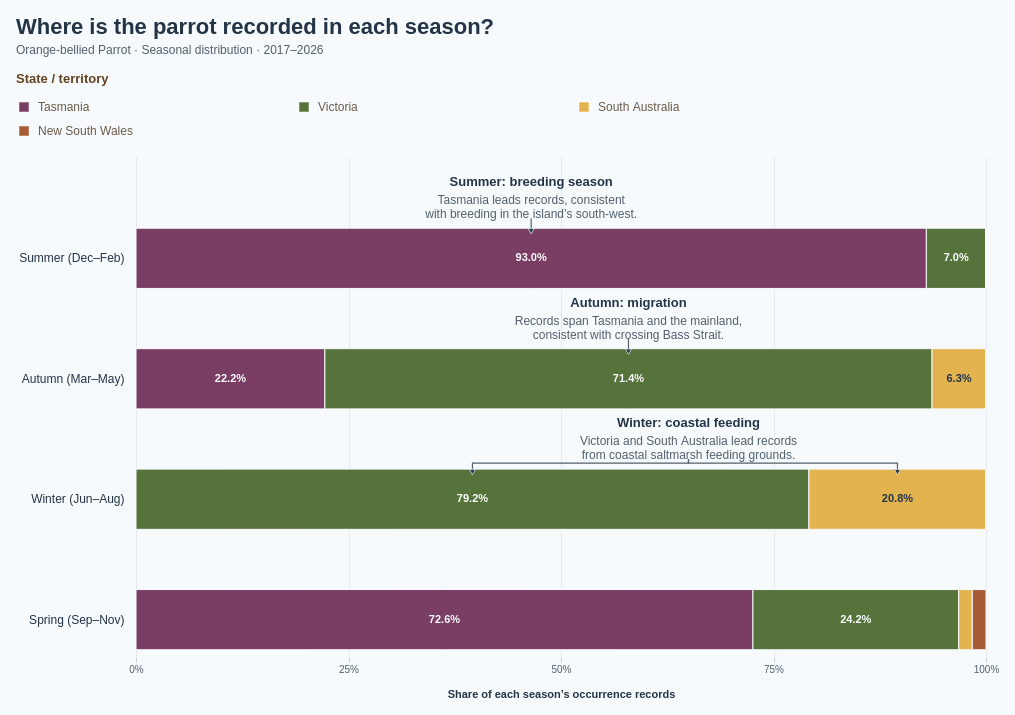

The Vega-Lite source for this figure:
### Vega specification from a JSON file in a GitHub repository (floating-point values rounded to 4 significant figures)
{"$schema": "https://vega.github.io/schema/vega/v5.json", "description": "100% stacked seasonal bars showing geographic distribution of Orange-bellied Parrot occurrence records by state. Source: Dataset/orange_bellied_parrot_cleaned.csv (5,942 PRESENT records in the full source; 2,154 in 2017–2026). Use month when present; recover missing months from complete eventDate (0 records recovered; no conflicting months). Exclude 1,948 records without a usable month and 0 additional month-known records without stateProvince. The remaining 206 records have reported years spanning 2017–2026. No coordinate filter or deduplication is applied. Each bar is normalized by its own seasonal total, using stateProvince as supplied. Australian seasons: Summer Dec–Feb, Autumn Mar–May, Winter Jun–Aug, Spring Sep–Nov. Seasonal shares describe occurrence recording, not abundance or tracked migration. Highlighting does not change counts or denominators. Pointing annotations above the seasonal bars relate the observed summer-to-winter shift to the documented Orange-bellied Parrot migration cycle; occurrence records alone do not track individual birds. Ecological context: NRE Tasmania, About Orange-bellied Parrots. Uses the 10 most recent available observation years (2017–2026), using year with eventDate fallback, including partial 2026. Year filtering occurs before month/state inclusion and seasonal aggregation.", "width": 850, "height": 500, "padding": 16, "background": "#f7fafc", "title": {"text": "Where is the parrot recorded in each season?", "subtitle": ["Orange-bellied Parrot · Seasonal distribution · 2017–2026"], "anchor": "start", "font": "Arial", "fontSize": 22, "color": "#243447", "subtitleFontSize": 12, "subtitleColor": "#52606d", "offset": 16, "subtitlePadding": 6, "subtitleLineHeight": 16, "fontWeight": "bold", "subtitleFont": "Arial"}, "signals": [{"name": "hoveredRegion", "value": null, "on": [{"events": "@bars:mouseover, @legendSymbols:mouseover, @legendLabels:mouseover", "update": "datum.region"}, {"events": "@bars:mouseout, @legendSymbols:mouseout, @legendLabels:mouseout", "update": "null"}]}, {"name": "selectedRegion", "value": null, "on": [{"events": "@bars:click, @legendSymbols:click, @legendLabels:click", "update": "selectedRegion === datum.region ? null : datum.region"}, {"events": "window:keydown[event.key === 'Escape']", "update": "null"}]}, {"name": "activeRegion", "update": "hoveredRegion != null ? hoveredRegion : selectedRegion"}, {"name": "legendOffset", "value": -120}, {"name": "legendColumnWidth", "value": 280}, {"name": "legendSymbolSize", "value": 100}], "data": [{"name": "regionCounts", "values": [{"season": "Summer", "seasonOrder": 0, "region": "Tasmania", "regionOrder": 0, "count": 53}, {"season": "Summer", "seasonOrder": 0, "region": "Victoria", "regionOrder": 1, "count": 4}, {"season": "Summer", "seasonOrder": 0, "region": "South Australia", "regionOrder": 2, "count": 0}, {"season": "Summer", "seasonOrder": 0, "region": "New South Wales", "regionOrder": 3, "count": 0}, {"season": "Autumn", "seasonOrder": 1, "region": "Tasmania", "regionOrder": 0, "count": 14}, {"season": "Autumn", "seasonOrder": 1, "region": "Victoria", "regionOrder": 1, "count": 45}, {"season": "Autumn", "seasonOrder": 1, "region": "South Australia", "regionOrder": 2, "count": 4}, {"season": "Autumn", "seasonOrder": 1, "region": "New South Wales", "regionOrder": 3, "count": 0}, {"season": "Winter", "seasonOrder": 2, "region": "Tasmania", "regionOrder": 0, "count": 0}, {"season": "Winter", "seasonOrder": 2, "region": "Victoria", "regionOrder": 1, "count": 19}, {"season": "Winter", "seasonOrder": 2, "region": "South Australia", "regionOrder": 2, "count": 5}, {"season": "Winter", "seasonOrder": 2, "region": "New South Wales", "regionOrder": 3, "count": 0}, {"season": "Spring", "seasonOrder": 3, "region": "Tasmania", "regionOrder": 0, "count": 45}, {"season": "Spring", "seasonOrder": 3, "region": "Victoria", "regionOrder": 1, "count": 15}, {"season": "Spring", "seasonOrder": 3, "region": "South Australia", "regionOrder": 2, "count": 1}, {"season": "Spring", "seasonOrder": 3, "region": "New South Wales", "regionOrder": 3, "count": 1}], "transform": [{"type": "joinaggregate", "groupby": ["season"], "fields": ["count"], "ops": ["sum"], "as": ["total"]}, {"type": "formula", "expr": "datum.count / datum.total", "as": "share"}, {"type": "stack", "groupby": ["season"], "field": "count", "sort": {"field": "regionOrder", "order": "ascending"}, "offset": "normalize", "as": ["x0", "x1"]}]}, {"name": "seasonTotals", "source": "regionCounts", "transform": [{"type": "aggregate", "groupby": ["season", "seasonOrder"], "fields": ["count"], "ops": ["sum"], "as": ["total"]}]}, {"name": "regions", "values": [{"region": "Tasmania", "order": 0}, {"region": "Victoria", "order": 1}, {"region": "South Australia", "order": 2}, {"region": "New South Wales", "order": 3}]}, {"name": "seasonInsights", "values": [{"season": "Summer", "heading": "Summer: breeding season", "lines": ["Tasmania leads records, consistent", "with breeding in the island’s south-west."], "position": 0.4649}, {"season": "Autumn", "heading": "Autumn: migration", "lines": ["Records span Tasmania and the mainland,", "consistent with crossing Bass Strait."], "position": 0.5794}, {"season": "Winter", "heading": "Winter: coastal feeding", "lines": ["Victoria and South Australia lead records", "from coastal saltmarsh feeding grounds."], "position": 0.65}]}, {"name": "annotationTargets", "source": "regionCounts", "transform": [{"type": "filter", "expr": "datum.count > 0 && ((datum.season === 'Summer' && datum.region === 'Tasmania') || (datum.season === 'Autumn' && datum.region === 'Victoria') || (datum.season === 'Winter' && (datum.region === 'Victoria' || datum.region === 'South Australia')))"}]}], "scales": [{"name": "x", "type": "linear", "domain": [0, 1], "range": "width", "zero": true, "nice": false}, {"name": "y", "type": "band", "domain": {"data": "seasonTotals", "field": "season", "sort": {"op": "min", "field": "seasonOrder", "order": "ascending"}}, "range": [64, {"signal": "height"}], "paddingInner": 0.5, "paddingOuter": 0.06}, {"name": "color", "type": "ordinal", "domain": ["Tasmania", "Victoria", "South Australia", "New South Wales"], "range": ["#7A3E65", "#56733C", "#E3B34F", "#A65B35"]}], "axes": [{"orient": "bottom", "scale": "x", "title": "Share of each season’s occurrence records", "format": ".0%", "values": [0, 0.25, 0.5, 0.75, 1], "grid": true, "gridColor": "#e3e9ef", "domain": false, "tickColor": "#c9d4df", "labelColor": "#52606d", "titleColor": "#243447", "titlePadding": 14}, {"orient": "left", "scale": "y", "domain": false, "ticks": false, "labelPadding": 12, "labelLimit": 230, "labelFontSize": 12, "labelColor": "#243447", "encode": {"labels": {"update": {"text": {"signal": "datum.value + ' (' + ['Dec–Feb', 'Mar–May', 'Jun–Aug', 'Sep–Nov'][indexof(domain('y'), datum.value)] + ')'"}}}}}], "marks": [{"name": "bars", "type": "rect", "from": {"data": "regionCounts"}, "encode": {"enter": {"cursor": {"value": "pointer"}}, "update": {"x": {"scale": "x", "field": "x0"}, "x2": {"scale": "x", "field": "x1"}, "y": {"scale": "y", "field": "season"}, "height": {"signal": "bandwidth('y')"}, "fill": {"scale": "color", "field": "region"}, "fillOpacity": {"signal": "activeRegion == null || activeRegion === datum.region ? 1 : 0.2"}, "stroke": {"value": "#f7fafc"}, "strokeWidth": {"value": 1}, "tooltip": {"signal": "{'Species': 'Orange-bellied Parrot', 'Season': datum.season, 'State': datum.region, 'Share of seasonal records': format(datum.share, '.1%'), 'State records this season': format(datum.count, ',d'), 'Season total': format(datum.total, ',d'), 'Period': '2017–2026'}"}, "description": {"signal": "datum.season + ', ' + datum.region + ': ' + format(datum.share, '.1%') + ', ' + datum.count + ' records'"}}}}, {"type": "text", "interactive": false, "from": {"data": "regionCounts"}, "encode": {"update": {"x": {"signal": "scale('x', (datum.x0 + datum.x1) / 2)"}, "y": {"scale": "y", "field": "season", "band": 0.5}, "align": {"value": "center"}, "baseline": {"value": "middle"}, "text": {"signal": "datum.share >= 0.05 ? format(datum.share, '.1%') : ''"}, "fontSize": {"value": 11}, "fontWeight": {"value": "bold"}, "fill": {"signal": "datum.region === 'South Australia' ? '#243447' : '#ffffff'"}, "opacity": {"signal": "activeRegion == null || activeRegion === datum.region ? 1 : 0.2"}}}}, {"type": "text", "from": {"data": "seasonTotals"}, "encode": {"update": {"x": {"signal": "width + 12"}, "y": {"scale": "y", "field": "season", "band": 0.5}, "baseline": {"value": "middle"}, "fontSize": {"value": 11}, "fill": {"value": "#52606d"}, "text": {"value": ""}}}}, {"type": "symbol", "name": "legendSymbols", "from": {"data": "regions"}, "encode": {"update": {"x": {"signal": "legendOffset + 8 + (datum.order % 3) * legendColumnWidth"}, "y": {"signal": "-50 + floor(datum.order / 3) * 24"}, "cursor": {"value": "pointer"}, "opacity": {"signal": "activeRegion == null || activeRegion === datum.region ? 1 : 0.3"}, "shape": {"value": "square"}, "size": {"signal": "legendSymbolSize"}, "fill": {"scale": "color", "field": "region"}, "stroke": {"value": "#ffffff"}, "strokeWidth": {"value": 0.5}}}}, {"type": "text", "name": "legendLabels", "from": {"data": "regions"}, "encode": {"update": {"x": {"signal": "legendOffset + 22 + (datum.order % 3) * legendColumnWidth"}, "y": {"signal": "-50 + floor(datum.order / 3) * 24"}, "cursor": {"value": "pointer"}, "opacity": {"signal": "activeRegion == null || activeRegion === datum.region ? 1 : 0.3"}, "text": {"field": "region"}, "align": {"value": "left"}, "baseline": {"value": "middle"}, "fontSize": {"value": 12}, "fill": {"value": "#6a5b49"}, "font": {"value": "Arial"}, "fontWeight": {"value": "normal"}, "limit": {"value": 254}}}}, {"name": "annotationLeaders", "type": "path", "interactive": false, "from": {"data": "annotationTargets"}, "encode": {"update": {"path": {"signal": "'M' + scale('x', (datum.x0 + datum.x1) / 2) + ',' + (scale('y', datum.season) + 3) + ' V' + (scale('y', datum.season) - 6) + ' H' + scale('x', datum.season === 'Winter' ? 0.65 : (datum.x0 + datum.x1) / 2) + ' V' + (scale('y', datum.season) - 10)"}, "stroke": {"value": "#52606d"}, "strokeWidth": {"value": 1.2}, "fill": {"value": null}, "opacity": {"signal": "activeRegion == null || activeRegion === datum.region ? 1 : 0.25"}}}}, {"name": "annotationArrowheads", "type": "symbol", "interactive": false, "from": {"data": "annotationTargets"}, "encode": {"update": {"x": {"signal": "scale('x', (datum.x0 + datum.x1) / 2)"}, "y": {"signal": "scale('y', datum.season) + 3"}, "shape": {"value": "triangle-down"}, "size": {"value": 38}, "fill": {"value": "#243447"}, "stroke": {"value": "#f7fafc"}, "strokeWidth": {"value": 0.7}, "opacity": {"signal": "activeRegion == null || activeRegion === datum.region ? 1 : 0.25"}}}}, {"name": "insightHeadings", "type": "text", "interactive": false, "from": {"data": "seasonInsights"}, "encode": {"update": {"x": {"signal": "width * datum.position"}, "y": {"signal": "scale('y', datum.season) + (-52)"}, "baseline": {"value": "top"}, "text": {"field": "heading"}, "fontSize": {"value": 13}, "fontWeight": {"value": "bold"}, "fill": {"value": "#243447"}, "align": {"value": "center"}}}}, {"name": "insightDetails", "type": "text", "interactive": false, "from": {"data": "seasonInsights"}, "encode": {"update": {"x": {"signal": "width * datum.position"}, "y": {"signal": "scale('y', datum.season) + (-33)"}, "baseline": {"value": "top"}, "text": {"field": "lines"}, "lineHeight": {"value": 14}, "fontSize": {"value": 12}, "fill": {"value": "#52606d"}, "align": {"value": "center"}}}}, {"name": "legendTitle", "type": "text", "interactive": false, "encode": {"update": {"x": {"signal": "legendOffset"}, "y": {"value": -74}, "text": {"value": "State / territory"}, "font": {"value": "Arial"}, "fontSize": {"value": 13}, "fontWeight": {"value": "bold"}, "fill": {"value": "#634320"}}}}], "config": {"font": "Arial", "axis": {"labelFont": "Arial", "titleFont": "Arial"}, "legend": {"labelFont": "Arial", "titleFont": "Arial", "labelFontSize": 12, "titleFontSize": 13, "titleFontWeight": "bold", "labelColor": "#6a5b49", "titleColor": "#634320", "symbolType": "square", "symbolSize": 100, "rowPadding": 8, "columnPadding": 24, "labelOffset": 8}}, "usermeta": {"observationWindow": {"source": "Dataset/orange_bellied_parrot_cleaned.csv", "dateField": "year (eventDate fallback)", "years": [2017, 2018, 2019, 2020, 2021, 2022, 2023, 2024, 2025, 2026], "yearCount": 10, "includesPartialLatestYear": true}}}
